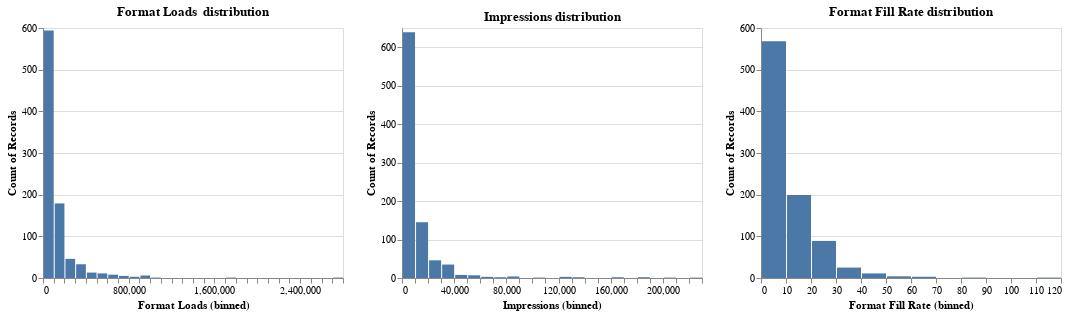

Notebook code cell kept with this figure:
### Markdown cell above
#### ***DISTRIBUTION OF THE THREE VARIABLES***

### Code cell
hist_fl = alt.Chart(groupby_domains).mark_bar().encode(
    x=alt.X('Format Loads', bin=alt.Bin(maxbins=30)),
    y='count()',
).properties(
    width=300,
    height=250,
    title="Format Loads  distribution"
)

hist_impressions = alt.Chart(groupby_domains).mark_bar().encode(
    x=alt.X('Impressions', bin=alt.Bin(maxbins=30)),
    y='count()',
).properties(
    width=300,
    height=250,
    title="Impressions distribution"
)

hist_flrate = alt.Chart(groupby_domains).mark_bar().encode(
    x=alt.X('Format Fill Rate', bin=alt.Bin(maxbins=20)),
    y='count()',
).properties(
    width=300,
    height=250,
    title="Format Fill Rate distribution"
)

features_distribution1 = hist_fl | hist_impressions | hist_flrate
features_distribution1.save('Graphs/features_distribution1.html')

features_distribution1

### Figure 1 — Vega-Lite specification as saved in the notebook (floating-point values rounded to 4 significant figures; data arrays with more than 128 entries replaced by an {"elided": "..."} marker saying what was removed)
{"config": {"view": {"continuousWidth": 400, "continuousHeight": 300}}, "hconcat": [{"mark": "bar", "encoding": {"x": {"type": "quantitative", "bin": {"maxbins": 30}, "field": "Format Loads"}, "y": {"type": "quantitative", "aggregate": "count"}}, "height": 250, "title": "Format Loads  distribution", "width": 300}, {"mark": "bar", "encoding": {"x": {"type": "quantitative", "bin": {"maxbins": 30}, "field": "Impressions"}, "y": {"type": "quantitative", "aggregate": "count"}}, "height": 250, "title": "Impressions distribution", "width": 300}, {"mark": "bar", "encoding": {"x": {"type": "quantitative", "bin": {"maxbins": 20}, "field": "Format Fill Rate"}, "y": {"type": "quantitative", "aggregate": "count"}}, "height": 250, "title": "Format Fill Rate distribution", "width": 300}], "data": {"name": "data-6b1c475a5f00daad15ca9aec3b71ed4d"}, "$schema": "https://vega.github.io/schema/vega-lite/v4.8.1.json", "datasets": {"data-6b1c475a5f00daad15ca9aec3b71ed4d": {"elided": "901 records"}}}
